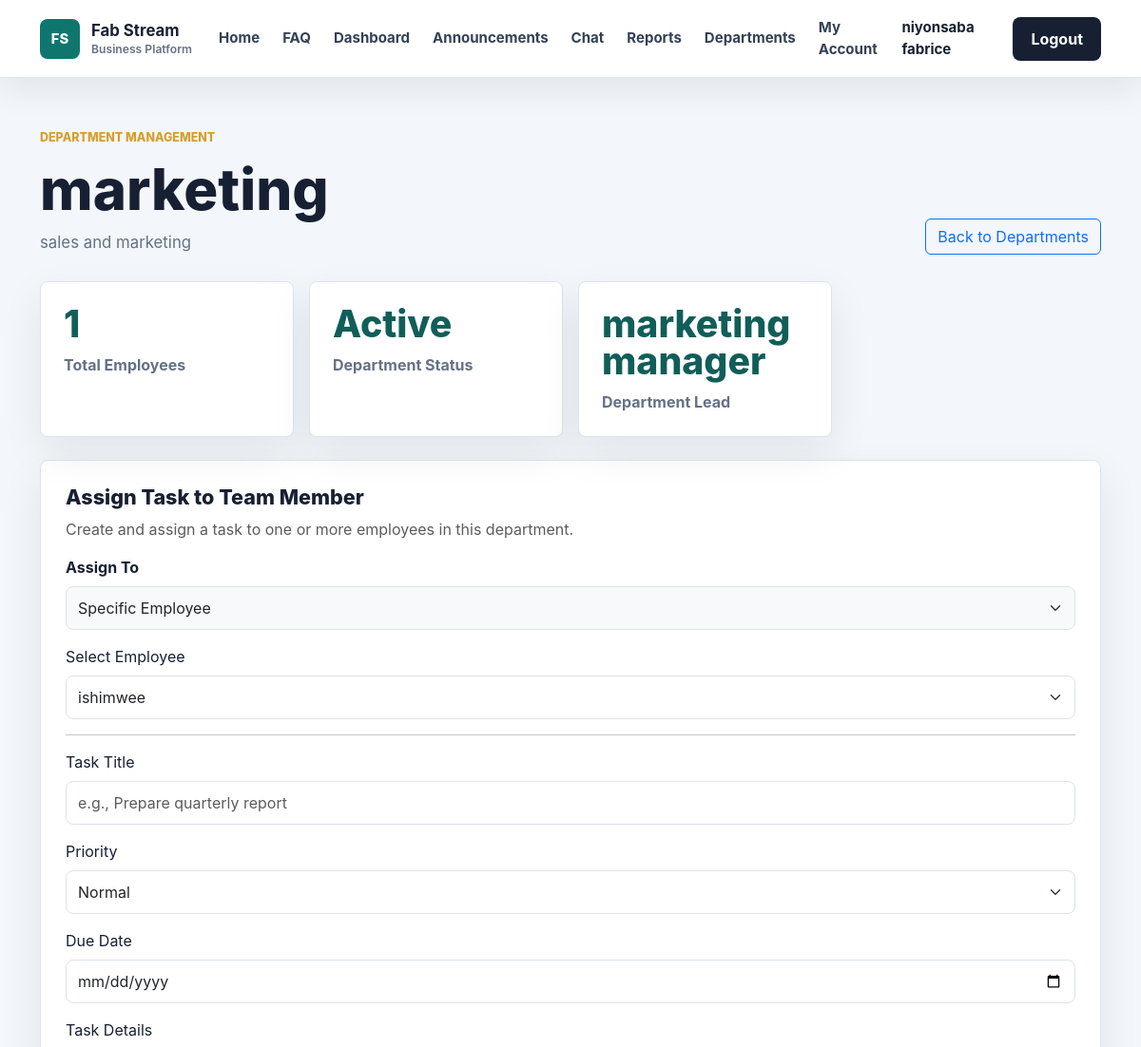
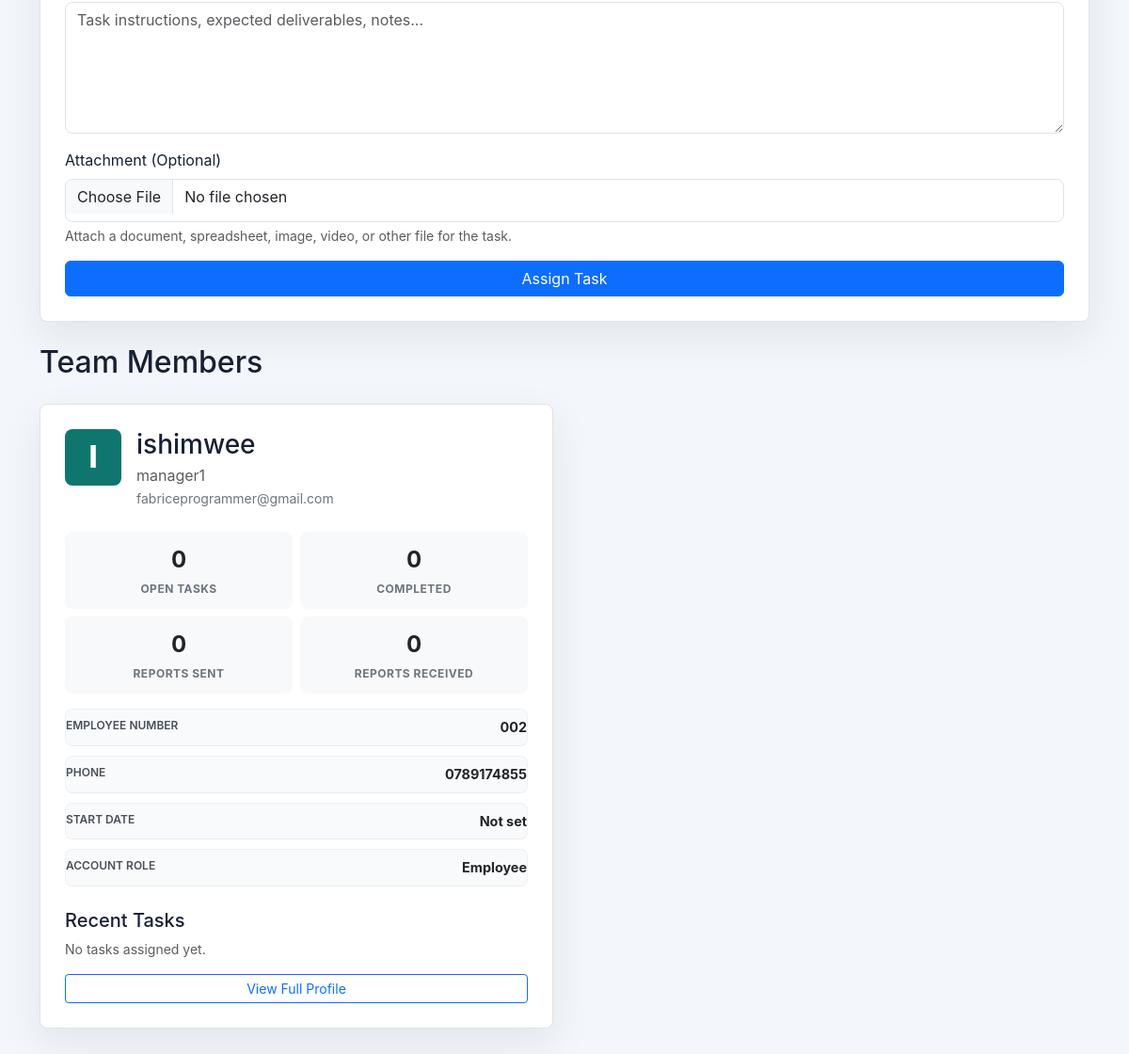
The app's page /departments/marketing (signed in) with its own data (2 pictures, top to bottom).
### app/models.py (models this page shows, shortened)
class User(db.Model, UserMixin):
    id = db.Column(db.Integer, primary_key=True)
    username = db.Column(db.String(100), unique=True, nullable=False)
    email = db.Column(db.String(120), unique=True, nullable=False)
    password = db.Column(db.String(200), nullable=False)
    role = db.Column(db.String(20), default='employee')
    full_name = db.Column(db.String(120), nullable=True)
    employee_number = db.Column(db.String(40), unique=True, nullable=True)
    phone = db.Column(db.String(40), nullable=True)
    department = db.Column(db.String(80), nullable=True)
    position = db.Column(db.String(100), nullable=True)
    hire_date = db.Column(db.String(20), nullable=True)

class Department(db.Model):
    id = db.Column(db.Integer, primary_key=True)
    name = db.Column(db.String(80), unique=True, nullable=False)
    lead = db.Column(db.String(120), nullable=True)
    summary = db.Column(db.Text, nullable=True)
    status = db.Column(db.String(30), default='Active')
    created_at = db.Column(db.DateTime, default=datetime.utcnow)
    updated_at = db.Column(db.DateTime, default=datetime.utcnow, onupdate=datetime.utcnow)

### app/routes.py (the view)
@routes.route('/departments/<department_name>')
@login_required
def department_detail(department_name):
    require_admin()
    department = Department.query.filter_by(name=department_name).first()
    if not department:
        department = next((d for d in DEPARTMENTS if d['name'] == department_name), None)
        if not department:
            abort(404)
    employees = User.query.filter_by(department=department_name).order_by(User.username.asc()).all()
    all_users = User.query.order_by(User.department.asc(), User.username.asc()).all()
    employee_details = []
    for emp in employees:
        stats = {
            'sent_reports': ReportDocument.query.filter_by(sender_id=emp.id).count(),
            'received_reports': ReportDocument.query.filter_by(recipient_id=emp.id).count(),
            'open_tasks': EmployeeTask.query.filter(
                EmployeeTask.employee_id == emp.id,
                EmployeeTask.status != 'Done'
            ).count(),
            'completed_tasks': EmployeeTask.query.filter_by(employee_id=emp.id, status='Done').count()
        }
        employee_details.append({
            'user': emp,
            'stats': stats,
            'tasks': EmployeeTask.query.filter_by(employee_id=emp.id).order_by(EmployeeTask.created_at.desc()).limit(3).all()
        })
    return render_template(
        'department_detail.html',
        department=department,
        employee_details=employee_details,
        all_users=all_users,
        department_list=department_names()
    )

### app/templates/department_detail.html (shortened to what this page needs)
{% extends 'base.html' %}
{% block content %}
<section class="app-page">
    <div class="container">
        <div class="app-header">
            <div>
                <p class="section-kicker">Department Management</p>
                <h1>{{ department.name }}</h1>
                <p>{{ department.summary }}</p>
            </div>
            <a href="{{ url_for('routes.departments') }}" class="btn btn-outline-primary">Back to Departments</a>
        </div>
        <div class="stat-grid mb-4">
            <div class="stat-card"><span>{{ employee_details|length }}</span><strong>Total Employees</strong></div>
            <div class="stat-card"><span>{{ department.status }}</span><strong>Department Status</strong></div>
            <div class="stat-card"><span>{{ department.lead }}</span><strong>Department Lead</strong></div>
        </div>
        <div class="work-panel mb-4">
            <h2>Assign Task to Team Member</h2>
            <p class="text-muted">Create and assign a task to one or more employees in this department.</p>
            <form method="POST" action="{{ url_for('routes.assign_global_task') }}" enctype="multipart/form-data">
                <div class="mb-3">
                    <label class="form-label fw-bold">Assign To</label>
                    <select class="form-select bg-light" name="assignment_type" id="assignment_type" onchange="toggleTaskScope()">
                        <option value="individual">Specific Employee</option>
                    </select>
                </div>
                <div class="mb-3" id="scope-individual">
                    <label class="form-label">Select Employee</label>
                    <select class="form-select" name="target_user_id">
                        {% set current_dept = namespace(name="____START____") %}
                        {% for emp_detail in employee_details %}
                            {% set u = emp_detail.user %}
                            {% set u_dept = u.department if u.department else 'Unassigned' %}
                            {% if u_dept != current_dept.name %}
                                <optgroup label="{{ u_dept }}">
                                {% set current_dept.name = u_dept %}
                            {% endif %}
                            <option value="{{ u.id }}">
                                {{ u.full_name or u.username }}
                            </option>
                            {% if loop.last %}</optgroup>{% endif %}
                        {% endfor %}
                    </select>
                </div>
                <hr>
                <div class="mb-3">
                    <label class="form-label" for="title">Task Title</label>
                    <input class="form-control" id="title" name="title" placeholder="e.g., Prepare quarterly report" required>
                </div>
                <div class="mb-3">
                    <label class="form-label" for="priority">Priority</label>
                    <select class="form-select" id="priority" name="priority">
                        <option>Normal</option>
                    </select>
                </div>
                <div class="mb-3">
                    <label class="form-label" for="due_date">Due Date</label>
                    <input class="form-control" id="due_date" name="due_date" type="date">
                </div>
                <div class="mb-3">
                    <label class="form-label" for="description">Task Details</label>
                    <textarea class="form-control" id="description" name="description" rows="4" placeholder="Task instructions, expected deliverables, notes..."></textarea>
                </div>
                <div class="mb-3">
                    <label class="form-label" for="document">Attachment (Optional)</label>
                    <input class="form-control" id="document" name="document" type="file" accept=".pdf,.doc,.docx,.xls,.xlsx,.ppt,.pptx,.txt,.png,.jpg,.jpeg">
                    <div class="form-text">Attach a document, spreadsheet, image, video, or other file for the task.</div>
                </div>
                <button class="btn btn-primary w-100" type="submit">Assign Task</button>
            </form>
        </div>
        {% if employee_details %}
            <div>
                <h2 class="mb-4">Team Members</h2>
                <div class="row g-4">
                    {% for emp_detail in employee_details %}
                        <div class="col-lg-6">
                            <div class="work-panel h-100">
                                <div class="d-flex align-items-start gap-3 mb-4">
                                    <div class="employee-avatar" style="font-size: 2rem; width: 60px; height: 60px; display: flex; align-items: center; justify-content: center;">
                                        {{ (emp_detail.user.full_name or emp_detail.user.username)[:1].upper() }}
                                    </div>
                                    <div class="flex-grow-1">
                                        <h3 class="mb-1">{{ emp_detail.user.full_name or emp_detail.user.username }}</h3>
                                        <p class="text-muted mb-0">{{ emp_detail.user.position or 'Employee' }}</p>
                                        <small class="text-secondary">{{ emp_detail.user.email }}</small>
                                    </div>
                                </div>
                                <div class="row g-2 mb-3">
                                    <div class="col-6">
                                        <div class="stat-mini">
                                            <span>{{ emp_detail.stats.open_tasks }}</span>
                                            <strong>Open Tasks</strong>
                                        </div>
                                    </div>
                                    <div class="col-6">
                                        <div class="stat-mini">
                                            <span>{{ emp_detail.stats.completed_tasks }}</span>
                                            <strong>Completed</strong>
                                        </div>
                                    </div>
                                    <div class="col-6">
                                        <div class="stat-mini">
                                            <span>{{ emp_detail.stats.sent_reports }}</span>
                                            <strong>Reports Sent</strong>
                                        </div>
                                    </div>
                                    <div class="col-6">
                                        <div class="stat-mini">
                                            <span>{{ emp_detail.stats.received_reports }}</span>
                                            <strong>Reports Received</strong>
                                        </div>
                                    </div>
                                </div>
                                <dl class="employee-detail-list mb-4" style="font-size: 0.9rem;">
                                    <div>
                                        <dt>Employee Number</dt>
                                        <dd>{{ emp_detail.user.employee_number or 'Not set' }}</dd>
                                    </div>
                                    <div>
                                        <dt>Phone</dt>
                                        <dd>{{ emp_detail.user.phone or 'Not set' }}</dd>
                                    </div>
                                    <div>
                                        <dt>Start Date</dt>
                                        <dd>{{ emp_detail.user.hire_date or 'Not set' }}</dd>
                                    </div>
                                    <div>
                                        <dt>Account Role</dt>
                                        <dd>{{ emp_detail.user.role|title }}</dd>
                                    </div>
                                </dl>
                                <div class="mb-3">
                                    <h5 class="mb-2">Recent Tasks</h5>
                                    {% if emp_detail.tasks %}
                                        <div class="task-list-compact">
                                            {% for task in emp_detail.tasks %}
                                                <div class="task-item-mini">
                                                    <div class="d-flex justify-content-between align-items-start gap-2">
                                                        <div>
                                                            <span class="task-priority priority-{{ task.priority|lower }} text-xs">{{ task.priority }}</span>
                                                            <strong>{{ task.title }}</strong>
                                                        </div>
                                                        <span class="badge bg-secondary text-xs">{{ task.status }}</span>
                                                    </div>
                                                    {% if task.due_date %}
                                                        <small class="text-muted">Due: {{ task.due_date }}</small>
                                                    {% endif %}
                                                </div>
                                            {% endfor %}
                                        </div>
                                    {% else %}
                                        <div class="text-muted small">No tasks assigned yet.</div>
                                    {% endif %}
                                </div>
                                <div class="d-grid gap-2">
                                    <a href="{{ url_for('routes.employee_detail', employee_id=emp_detail.user.id) }}" class="btn btn-sm btn-outline-primary">
                                        View Full Profile
                                    </a>
                                </div>
                            </div>
                        </div>
                    {% endfor %}
                </div>
            </div>
        {% endif %}
    </div>
</section>
{% endblock %}

### app/templates/base.html (shortened to what this page needs)
<!DOCTYPE html>
<html lang="en">
<head>
    <link href="https://cdn.jsdelivr.net/npm/bootstrap@5.3.0/dist/css/bootstrap.min.css" rel="stylesheet">
    <link rel="stylesheet" href="{{ url_for('static', filename='css/style.css') }}">
</head>
<body>
<nav class="navbar navbar-expand-lg site-navbar sticky-top">
    <div class="container">
        <a class="navbar-brand brand-mark" href="{{ url_for('routes.home') }}">
            <span class="brand-icon">FS</span>
            <span>
                <strong>Fab Stream</strong>
                <small>Business Platform</small>
            </span>
        </a>
        <div class="collapse navbar-collapse" id="navbarNav">
            <ul class="navbar-nav ms-auto align-items-lg-center">
                <li class="nav-item">
                    <a class="nav-link" href="{{ url_for('routes.home') }}">Home</a>
                </li>
                <li class="nav-item">
                    <a class="nav-link" href="{{ url_for('routes.home') }}#faq">FAQ</a>
                </li>
                <li class="nav-item">
                    <a class="nav-link" href="{{ url_for('routes.dashboard') }}">Dashboard</a>
                </li>
                <li class="nav-item">
                    <a class="nav-link" href="{{ url_for('routes.manager_dashboard') }}">Announcements</a>
                </li>
                {% if current_user.is_authenticated %}
                    {% if current_user.role in ['admin', 'manager'] %}
                        <li class="nav-item">
                            <a class="nav-link" href="{{ url_for('routes.chat') }}">Chat</a>
                        </li>
                        <li class="nav-item">
                            <a class="nav-link" href="{{ url_for('routes.reports') }}">Reports</a>
                        </li>
                        <li class="nav-item">
                            <a class="nav-link" href="{{ url_for('routes.departments') }}">Departments</a>
                        </li>
                    {% endif %}
                    <li class="nav-item">
                        <a class="nav-link" href="{{ url_for('routes.employee_detail', employee_id=current_user.id) }}">My Account</a>
                    </li>
                    <li class="nav-item">
                        <span class="nav-link nav-user">{{ current_user.username }}</span>
                    </li>
                    <li class="nav-item">
                        <a class="btn nav-cta ms-lg-2" href="{{ url_for('routes.logout') }}">
                            Logout
                        </a>
                    </li>
                {% endif %}
            </ul>
        </div>
    </div>
</nav>
<main>
    {% block content %}{% endblock %}
</main>
</body>
</html>

### records on screen
User: username "niyonsaba fabrice"
Department: name "marketing", summary "sales and marketing", status "Active", lead "marketing manager"
User: target_user_id "ishimwee", full_name "I", user "ishimwee", user "manager1", user.email "fabriceprogrammer@gmail.com", user "002", user "0789174855", user "Not set", user.role "Employee"

### other values on screen
{{ employee_details|length }} "1"
{{ emp_detail.stats.open_tasks }} "0"
{{ emp_detail.stats.completed_tasks }} "0"
{{ emp_detail.stats.sent_reports }} "0"
{{ emp_detail.stats.received_reports }} "0"
